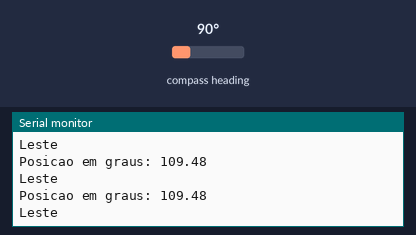
Recording of a sketch running on a simulated Arduino Uno, built with avr-gcc and run on an emulated ATmega328P. On the bench: the last lines printed to the serial monitor. The test bench sets the inputs (shaded band); at power-on: compass heading 90°.

Above: at 1.8 s.
1.9 s: compass heading set to 7°
At 2.44 s:
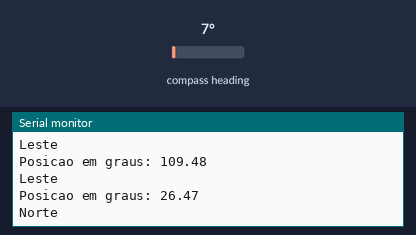
4.1 s: compass heading set to 180°
At 4.45 s:
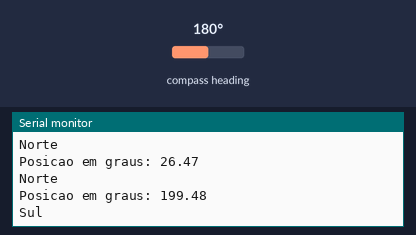
6.1 s: compass heading set to 269°
At 6.46 s:
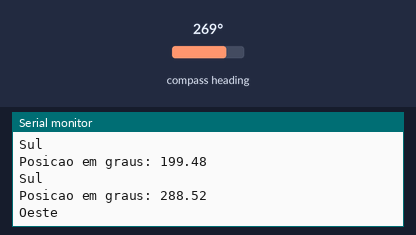
8.1 s: compass heading set to 41°
At 8.47 s:
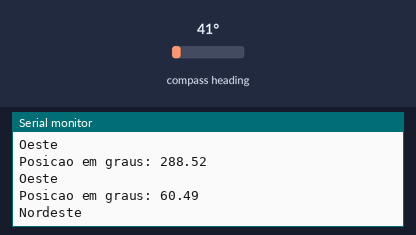
10.1 s: compass heading set to 138°
At 10.48 s:
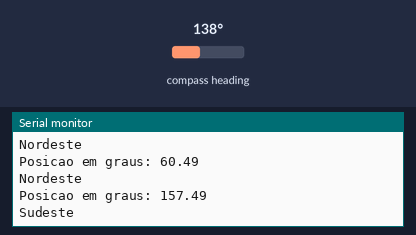
12.1 s: compass heading set to 90°
At 12.48 s:
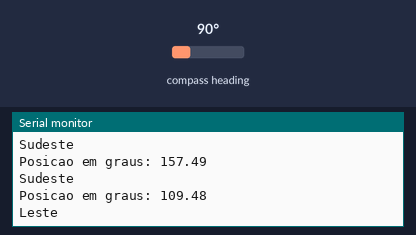
Timing chart, 0 to 15.1 s (numbered marks = the images above; inputs shaded):
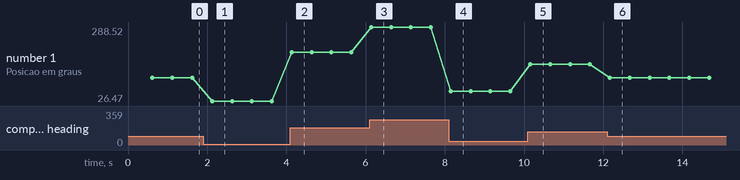

Measured:
- after the input at 1.9 s, the serial monitor: prints a new line after 0.22 s (image 1)
- after the input at 4.1 s, the serial monitor: prints a new line at once (image 2)
- after the input at 6.1 s, the serial monitor: prints a new line at once (image 3)
- after the input at 8.1 s, the serial monitor: prints a new line after 0.05 s (image 4)
- after the input at 10.1 s, the serial monitor: prints a new line after 0.06 s (image 5)
- after the input at 12.1 s, the serial monitor: prints a new line after 0.07 s (image 6)
- plotted number 1: 109.48 → 26.47 after the input at 1.9 s, 26.47 → 199.48 after the input at 4.1 s, 199.48 → 288.52 after the input at 6.1 s, 288.52 → 60.49 after the input at 8.1 s, 60.49 → 157.49 after the input at 10.1 s

The sketch:

codigo_bussola.ino
```cpp
#include <Wire.h>
#include <Adafruit_Sensor.h>
#include <Adafruit_HMC5883_U.h>

// Atribuindo um ID para o sensor
Adafruit_HMC5883_Unified mag = Adafruit_HMC5883_Unified(199851);

void displaySensorDetails(void)
{
sensor_t sensor;
mag.getSensor(&sensor);
Serial.println("------------------------------------");
Serial.print ("Sensor: "); Serial.println(sensor.name);
Serial.print ("Versao do driver: "); Serial.println(sensor.version);
Serial.print ("ID do sensor: "); Serial.println(sensor.sensor_id);
Serial.print ("Valor maximo: "); Serial.print(sensor.max_value);
Serial.print ("Valor Minimo: "); Serial.print(sensor.min_value);
Serial.print ("Resolucao: "); Serial.print(sensor.resolution);
Serial.println("------------------------------------");
Serial.println("");
delay(500);
}

void setup(void)
{
Serial.begin(9600);

// Inicializando o sensor
if(!mag.begin())
{
// Checando se não houve nenhum problema de conexão com o...
//sensor HMC5883
Serial.println("Ooops, sensor nao detectado ... Verifique as conexoes!");
while(1);
}

// Mostra algumas informações básicas do sensor
displaySensorDetails();
}

void loop(void)
{
// Obtem um novo evento do sensor
sensors_event_t event;
mag.getEvent(&event);

// Calculando a posição do eixo x e y
float heading = atan2(event.magnetic.y, event.magnetic.x);

// Depois de ter sua posição, você deve em seguida, adicionar o seu...
//'angulo de declincação', que é o 'erro' do campo magnético em...
//sua localização.
// Localizar o seu aqui: http://www.magnetic-declination.com/
// O meu é: -20, que é ~ 20 graus, ou (o que nós precisamos) 0,34 radianos
// Se você não conseguiu encontrar a sua declinação, comente estas...
//duas linhas, a bussola ficará um pouco defasada.

float declinationAngle = 0.34;
heading += declinationAngle;

// Faz a correção quandos os sinais estão invertidos
if(heading < 0)
heading += 2*PI;

// Verifica a adição de declinação
if(heading > 2*PI)
heading -= 2*PI;

// Converter radianos em graus para facilitar a leitura
float headingDegrees = heading * 180/M_PI;

Serial.print("Posicao em graus: "); Serial.println(headingDegrees);

if (headingDegrees > 0 && headingDegrees <= 44.9)
{
Serial.println ("Norte");
}
else if (headingDegrees > 45 && headingDegrees <= 89.9)
{
Serial.println ("Nordeste");
}
else if (headingDegrees > 90 && headingDegrees <= 134.9)
{
Serial.println ("Leste");
}
else if (headingDegrees > 135 && headingDegrees <= 179.9)
{
Serial.println ("Sudeste");
}
else if (headingDegrees > 180 && headingDegrees <= 224.9)
{
Serial.println ("Sul");
}
else if (headingDegrees > 225 && headingDegrees <= 269.9)
{
Serial.println ("Suldoeste");
}
else if (headingDegrees > 270 && headingDegrees <= 314.9)
{
Serial.println ("Oeste");
}
else if (headingDegrees > 315 && headingDegrees <= 359.9)
{
Serial.println ("Noroeste");
}

delay(500);
}
```
